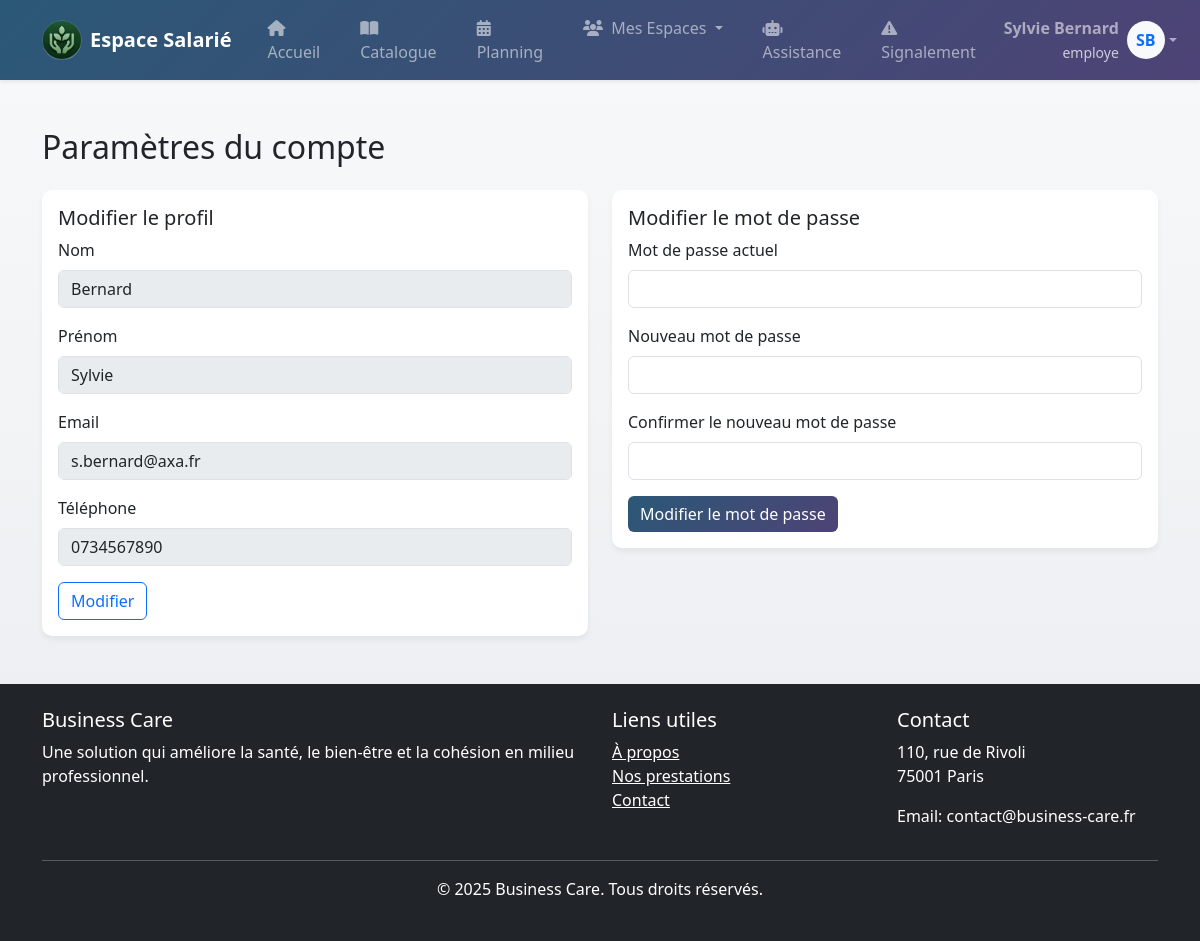
The app's page /Mission1/frontOffice/employee/settings.php (signed in) with its own data.
### tables this page shows
CREATE TABLE `collaborateur` (
  `collaborateur_id` int(11) NOT NULL,
  `nom` varchar(255) NOT NULL,
  `prenom` varchar(255) NOT NULL,
  `username` varchar(255) NOT NULL,
  `role` varchar(255) DEFAULT "employe",
  `email` varchar(255) NOT NULL,
  `password` varchar(255) DEFAULT NULL,
  `telephone` varchar(20) DEFAULT NULL,
  `id_societe` int(11) DEFAULT NULL,
  `date_creation` datetime DEFAULT NULL,
  `date_activite` datetime DEFAULT NULL,
  `token` varchar(255) DEFAULT NULL,
  `expiration` datetime DEFAULT NULL,
  `desactivate` boolean DEFAULT 0
);

### Mission1/api/dao/employee.php (called while the page is built, shortened)
<?php
function getEmployeeProfile(int $id) {
    $db = getDatabaseConnection();
    $sql = "SELECT
        collaborateur_id,
        nom,
        prenom,
        role,
        email,
        telephone,
        id_societe,
        date_creation,
        date_activite
    FROM collaborateur
    WHERE collaborateur_id = :id";
    $stmt = $db->prepare($sql);
    $res = $stmt->execute(['id' => $id]);
    if ($res) {
        return $stmt->fetch(PDO::FETCH_ASSOC);
    }
    return null;
}

### Mission1/frontOffice/employee/settings.php (the view, shortened to what this page needs)
<?php
include_once __DIR__ . '/includes/head.php';
include_once __DIR__ . '/includes/header.php';
require_once $_SERVER['DOCUMENT_ROOT'] . '/api/dao/employee.php';
$collaborateur = getEmployeeProfile($_SESSION['collaborateur_id']);
?>
<div class="container mt-5">
    <h2>Paramètres du compte</h2>
    <div class="row mt-4">
        <div class="col-md-6">
            <div class="card">
                <div class="card-body">
                    <h5 class="card-title">Modifier le profil</h5>
                    <form id="profileForm">
                        <div class="mb-3">
                            <label for="nom" class="form-label">Nom</label>
                            <input type="text" class="form-control" id="nom" value="<?php echo $collaborateur['nom']; ?>" disabled>
                        </div>
                        <div class="mb-3">
                            <label for="prenom" class="form-label">Prénom</label>
                            <input type="text" class="form-control" id="prenom" value="<?php echo $collaborateur['prenom']; ?>" disabled>
                        </div>
                        <div class="mb-3">
                            <label for="email" class="form-label">Email</label>
                            <input type="email" class="form-control" id="email" value="<?php echo $collaborateur['email']; ?>" disabled>
                        </div>
                        <div class="mb-3">
                            <label for="telephone" class="form-label">Téléphone</label>
                            <input type="tel" class="form-control" id="telephone" value="<?php echo $collaborateur['telephone']; ?>" disabled>
                        </div>
                        <button type="button" class="btn btn-outline-primary" onclick="toggleEditMode()">Modifier</button>
                    </form>
                </div>
            </div>
        </div>
        <div class="col-md-6">
            <div class="card">
                <div class="card-body">
                    <h5 class="card-title">Modifier le mot de passe</h5>
                    <form id="passwordForm">
                        <div class="mb-3">
                            <label for="currentPassword" class="form-label">Mot de passe actuel</label>
                            <input type="password" class="form-control" id="currentPassword" required>
                        </div>
                        <div class="mb-3">
                            <label for="newPassword" class="form-label">Nouveau mot de passe</label>
                            <input type="password" class="form-control" id="newPassword" required>
                        </div>
                        <div class="mb-3">
                            <label for="confirmPassword" class="form-label">Confirmer le nouveau mot de passe</label>
                            <input type="password" class="form-control" id="confirmPassword" required>
                        </div>
                        <button type="submit" class="btn btn-primary">Modifier le mot de passe</button>
                    </form>
                </div>
            </div>
        </div>
    </div>
</div>
<?php include_once __DIR__ . '/includes/footer.php'; ?>
</body>
</html>

### Mission1/frontOffice/employee/includes/header.php (style rules this page uses)
body { background: linear-gradient(to bottom, #f8f9fa, #e9ecef); min-height: 100vh; }
.card { border: none; border-radius: 10px; box-shadow: 0 4px 6px rgba(0,0,0,0.05); transition: transform 0.2s, box-shadow 0.2s; }
.btn-primary { background: linear-gradient(135deg, #2b5876 0%, #4e4376 100%); border: none; }

### records on screen
collaborateur: nom "Bernard", prenom "Sylvie", email "s.bernard@axa.fr", telephone "0734567890"

### other values on screen
$_SESSION['prenom'] . ' ' . $_SESSION['nom'] "Sylvie Bernard"
$_SESSION['role'] "employe"
substr($_SESSION['prenom'], 0, 1) "S"
substr($_SESSION['nom'], 0, 1) "B"
